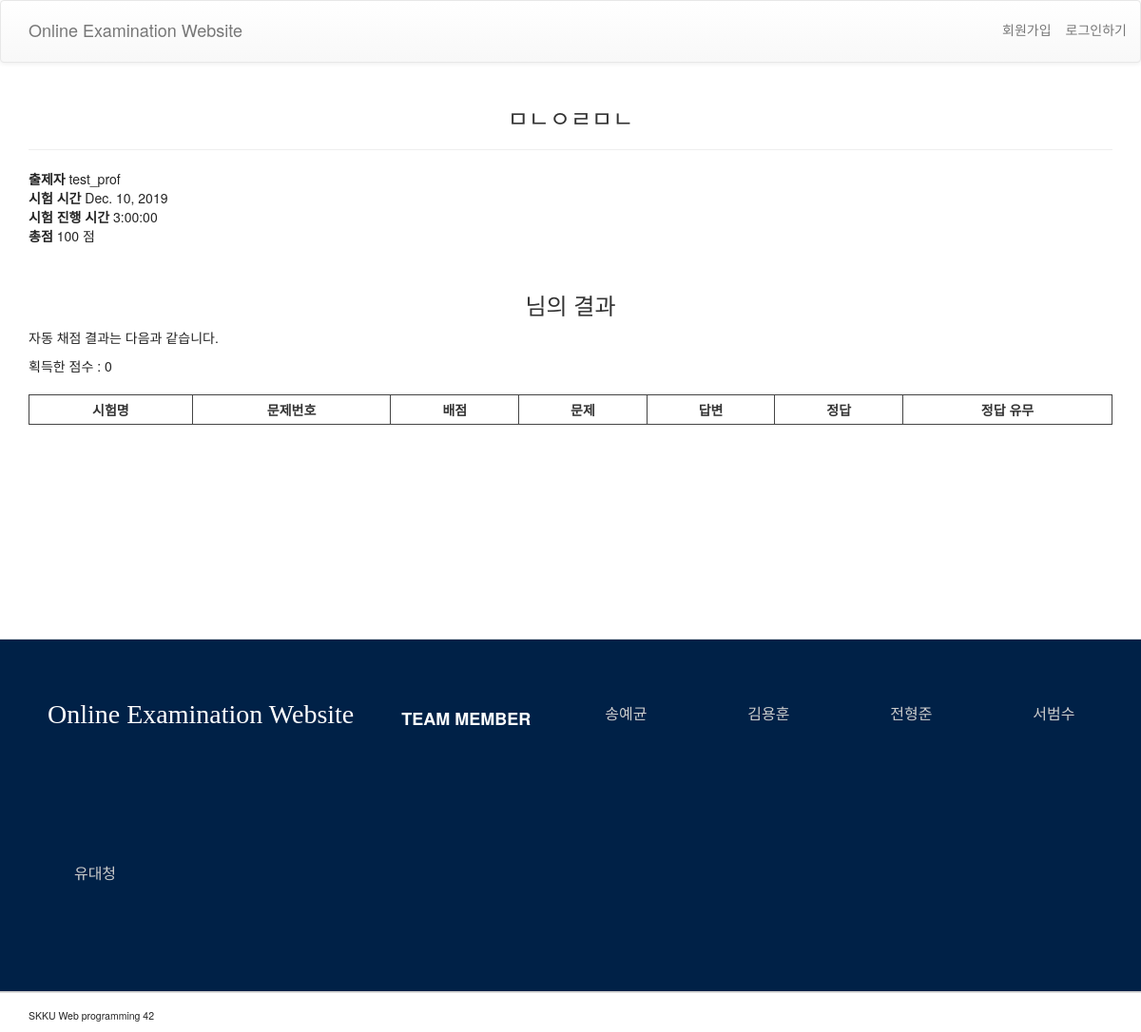
/admin_ctrlr/test_detail/24/test_finish, run on the app's committed database.
### admin_ctrlr/models.py (models this page shows, shortened)
class Test(models.Model):
    title = models.CharField(max_length=200)
    professor = models.ForeignKey(settings.AUTH_USER_MODEL, on_delete=models.CASCADE)
    test_time = models.DateField(default=None)
    SHORT = datetime.timedelta(hours=1)
    MEDIUM = datetime.timedelta(hours=3)
    LONG = datetime.timedelta(hours=5)
    period_choices = ((SHORT, '1 hour'), (MEDIUM, '3 hour'), (LONG, '5 hour'),)
    test_period = models.DurationField(choices=period_choices, default=MEDIUM)
    created_date = models.DateTimeField(default=timezone.now)
    auto_score = models.BooleanField(default=True)
    total_score = models.IntegerField(null=True)

### admin_ctrlr/views.py (the view)
# urls.py: path('test_detail/<int:pk>/test_finish', views.test_check, name='test_check'), # pk값은 test_id
def test_check(request, pk):
    test = get_object_or_404(Test, pk=pk)
    if request.method == "GET":
        question = QuestionNa.objects.filter(test_id=pk)
        count = 0
        for a in question:
            if a.std_ans == a.ans:
                count = count + a.question_score
        return render(request, 'test_check.html', {'test': test, 'question': question, 'count': count})

### admin_ctrlr/templates/test_check.html (shortened to what this page needs)
{% extends 'base.html' %}
{% block content %}
    <div class="container">
        <h3>{{ test.title }}</h3>
        <hr>
        <p><strong>출제자 </strong>{{ test.professor }} <br>
            <strong>시험 시간 </strong>{{ test.test_time }} <br>
            <strong>시험 진행 시간 </strong>{{ test.test_period }} <br>
            <strong>총점 </strong>{{ test.total_score }} 점</p><br>
        <h3>{{ user.username }} 님의 결과</h3>
        {% if test.auto_score %} <p>자동 채점 결과는 다음과 같습니다.</p>
        {% else %} <p>수동 채점 결과는 다음과 같습니다.</p>
        {% endif %}
        <div class="questions">
            <table style="border 1px">
                <tr>
                    <th>시험명</th>
                    <th>문제번호</th>
                    <th>배점</th>
                    <th>문제</th>
                    <th>답변</th>
                    <th>정답</th>
                    <th>정답 유무</th>
                </tr>
                <p>획득한 점수 : {{count}}</p>
            </table>
        </div>
    </div>
{% endblock %}

### admin_ctrlr/static/css/style.css (style rules this page uses)
body { width: 100%; min-width: 1000px; }
p { color: #232323; }
.container { margin: 5px; }
table { margin: 20px; }
th,td { padding: 5px 10px 5px 10px; }
p { text-align: left; }

### admin_ctrlr/templates/test_check.html (style rules this page uses)
table { width: 100%; border: 1px solid #444444; border-collapse: collapse; margin-left: auto; margin-right: auto; text-align: center; }
th, td { margin-left: auto; margin-right: auto; border: 1px solid #444444; text-align: center; }

### data on the page
Test: title "ㅁㄴㅇㄹㅁㄴ", professor "test_prof", test_time "Dec. 10, 2019", test_period "3:00:00", total_score "100"

### other printed values
{{ count }} "0"
